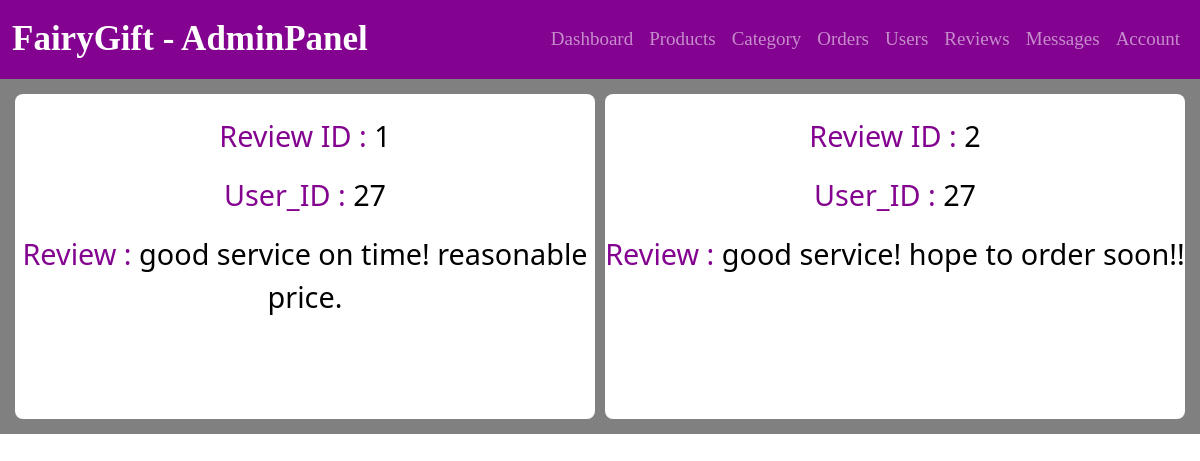
Screenshot of /Reviews.php with the database file from the repository.
### tables this page shows
CREATE TABLE `reviews` (
  `ID` int(255) NOT NULL,
  `User_ID` int(255) NOT NULL,
  `review` varchar(255) NOT NULL
);

### Reviews.php (the view, shortened to what this page needs)
<!DOCTYPE html>
<html lang="en">
<head>
<?php @include 'AdminHeader.php';
@include 'config.php';
?>
</head>
<body>
<section class="users">
   <div class="box-container">
      <?php
         $select_users = mysqli_query($connect, "SELECT * FROM `reviews`") or die('query failed');
         if(mysqli_num_rows($select_users) > 0){
            while($fetch_users = mysqli_fetch_assoc($select_users)){
      ?>
      <div class="box">
         <p> Review ID : <span><?php echo $fetch_users['ID']; ?></span></p>
         <p> User_ID : <span><?php echo $fetch_users['User_ID']; ?></span></p>
         <p> Review : <span><?php echo $fetch_users['review']; ?></span></p>
      </div>
      <?php
         }
      }
      ?>
   </div>
</section>
</body>
</html>

### AdminStyle.css (style rules this page uses)
* { padding: 0; margin:0; text-decoration: none; list-style: none; }
.box-container { display: grid; grid-template-columns: auto auto auto ; grid-template-columns: repeat(auto-fit, minmax(25rem, 1fr)); gap: 10px; align-items: flex-start; background-color:grey; padding: 15px; margin: 0 auto; }
.box-container .box { background-color: white; text-align: center; padding: 20px 0; font-size: 30px; height: 325px; border-radius: .5rem; color:black; }
.users .box-container .box p { font-size: 1.8rem; color: #83028f; margin-bottom: 1rem; line-height: 1.5; }
.box p span { color: #000; }

### rows the page displays
reviews: ID "1", User_ID "27", review "good service on time! reasonable price."
reviews: ID "2", User_ID "27", review "good service! hope to order soon!!"
